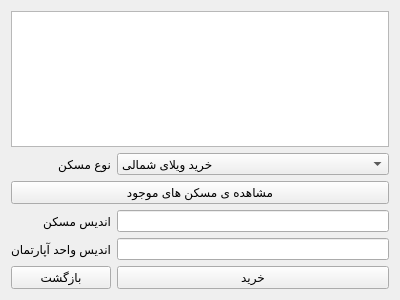
<?xml version="1.0" encoding="UTF-8"?>
<ui version="4.0">
 <class>request_maskan</class>
 <widget class="QWidget" name="request_maskan">
  <property name="geometry">
   <rect>
    <x>0</x>
    <y>0</y>
    <width>400</width>
    <height>300</height>
   </rect>
  </property>
  <property name="windowTitle">
   <string>Form</string>
  </property>
  <layout class="QGridLayout" name="gridLayout">
   <item row="3" column="1">
    <widget class="QLineEdit" name="lineEdit_1"/>
   </item>
   <item row="3" column="0">
    <widget class="QLabel" name="label_2">
     <property name="text">
      <string>اندیس مسکن</string>
     </property>
    </widget>
   </item>
   <item row="5" column="0">
    <widget class="QPushButton" name="pushButton_2">
     <property name="text">
      <string>بازگشت</string>
     </property>
    </widget>
   </item>
   <item row="2" column="0" colspan="2">
    <widget class="QPushButton" name="pushButton">
     <property name="text">
      <string>مشاهده ی مسکن های موجود</string>
     </property>
    </widget>
   </item>
   <item row="1" column="1">
    <widget class="QComboBox" name="comboBox">
     <item>
      <property name="text">
       <string>خرید ویلای شمالی</string>
      </property>
     </item>
     <item>
      <property name="text">
       <string>اجاره ویلا شمالی</string>
      </property>
     </item>
     <item>
      <property name="text">
       <string>خرید ویلای جنوبی</string>
      </property>
     </item>
     <item>
      <property name="text">
       <string>اجاره ویلای جنوبی</string>
      </property>
     </item>
     <item>
      <property name="text">
       <string>خرید واحد آپارتمانی</string>
      </property>
     </item>
     <item>
      <property name="text">
       <string>اجاره ی واحد آپارتمانی</string>
      </property>
     </item>
    </widget>
   </item>
   <item row="0" column="0" colspan="2">
    <widget class="QTextEdit" name="textEdit"/>
   </item>
   <item row="5" column="1">
    <widget class="QPushButton" name="pushButton_1">
     <property name="text">
      <string>خرید</string>
     </property>
    </widget>
   </item>
   <item row="1" column="0">
    <widget class="QLabel" name="label_1">
     <property name="text">
      <string>نوع مسکن</string>
     </property>
    </widget>
   </item>
   <item row="4" column="0">
    <widget class="QLabel" name="label">
     <property name="text">
      <string>اندیس واحد آپارتمان</string>
     </property>
    </widget>
   </item>
   <item row="4" column="1">
    <widget class="QLineEdit" name="lineEdit_2"/>
   </item>
  </layout>
 </widget>
 <resources/>
 <connections/>
</ui>
